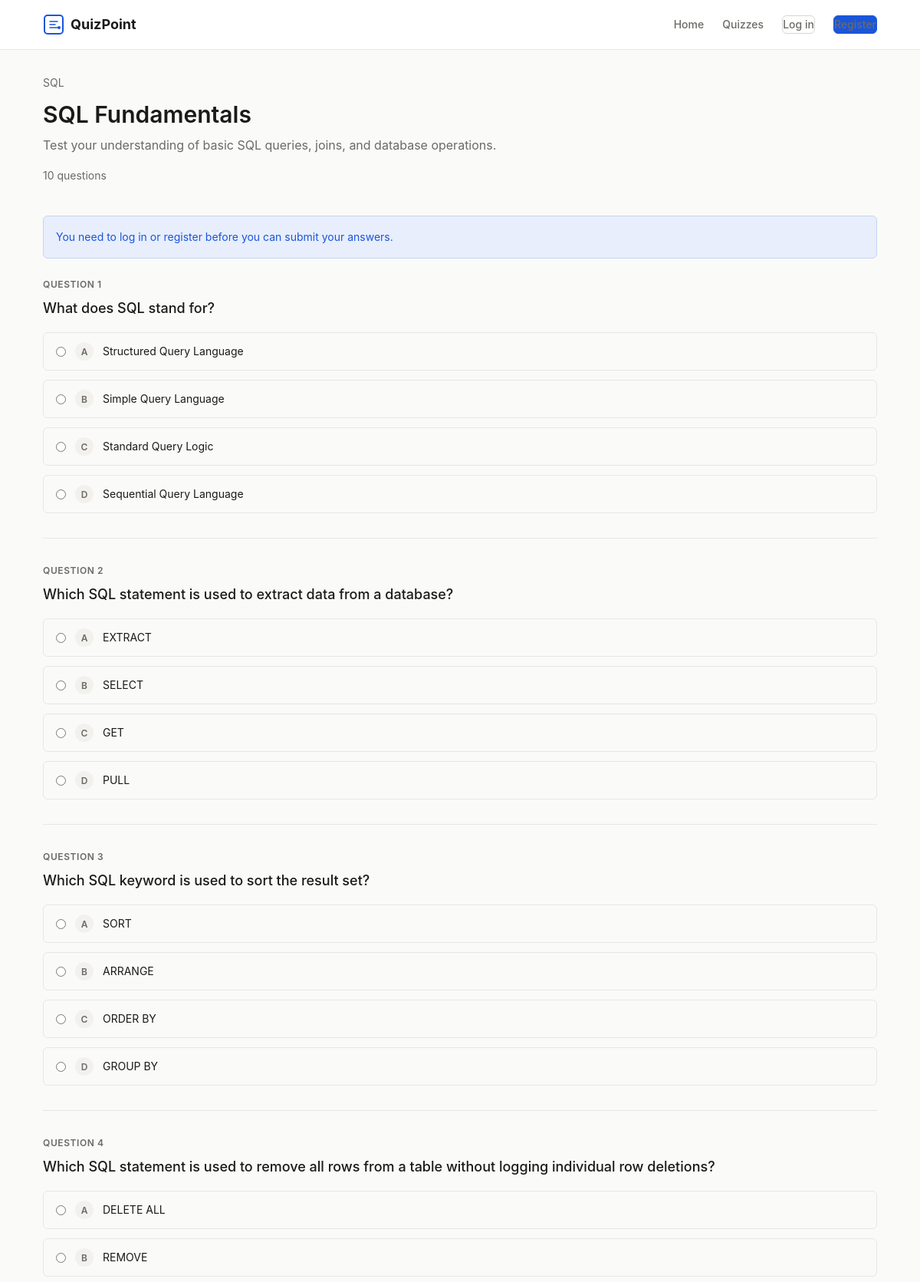
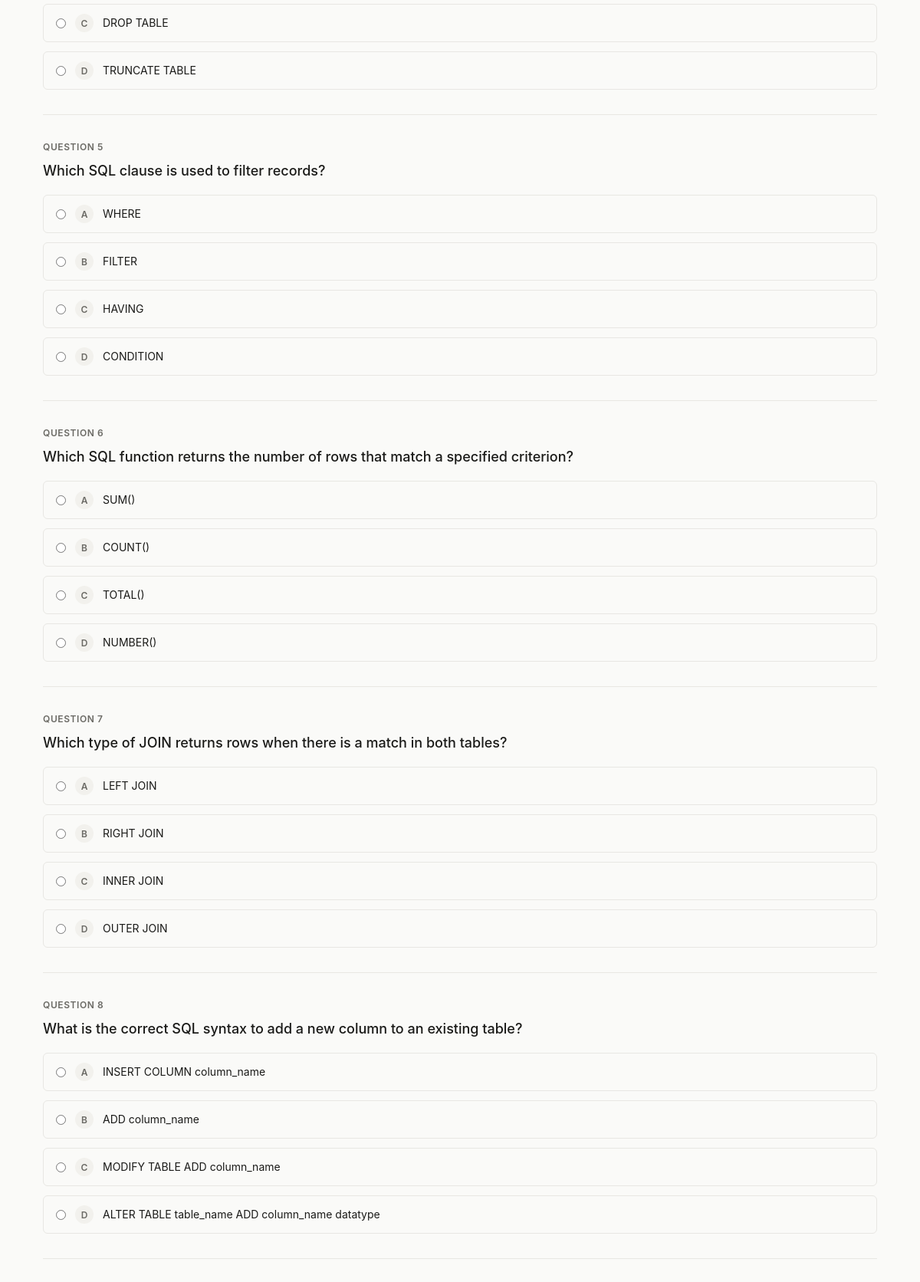
/quiz.php?id=2 (upper part), run on the app's committed database (2 pictures, top to bottom).
### tables this page shows
CREATE TABLE quizzes (
  quiz_id INT UNSIGNED AUTO_INCREMENT PRIMARY KEY,
  title VARCHAR(255) NOT NULL,
  category_id INT UNSIGNED NOT NULL,
  description TEXT,
  status ENUM('active', 'inactive') NOT NULL DEFAULT 'active',
  created_at DATETIME NOT NULL DEFAULT CURRENT_TIMESTAMP,
  FOREIGN KEY (category_id) REFERENCES categories(category_id)
    ON DELETE RESTRICT ON UPDATE CASCADE,
  INDEX idx_category (category_id),
  INDEX idx_status (status)
);

CREATE TABLE categories (
  category_id INT UNSIGNED AUTO_INCREMENT PRIMARY KEY,
  category_name VARCHAR(100) NOT NULL UNIQUE
);

CREATE TABLE questions (
  question_id INT UNSIGNED AUTO_INCREMENT PRIMARY KEY,
  quiz_id INT UNSIGNED NOT NULL,
  question_text TEXT NOT NULL,
  option_a VARCHAR(500) NOT NULL,
  option_b VARCHAR(500) NOT NULL,
  option_c VARCHAR(500) NOT NULL,
  option_d VARCHAR(500) NOT NULL,
  correct_option ENUM('A', 'B', 'C', 'D') NOT NULL,
  FOREIGN KEY (quiz_id) REFERENCES quizzes(quiz_id)
    ON DELETE CASCADE ON UPDATE CASCADE,
  INDEX idx_quiz (quiz_id)
);

### includes/helpers.php (called while the page is built, shortened)
<?php
function e(?string $value): string
{
    return htmlspecialchars((string)$value, ENT_QUOTES, 'UTF-8');
}

### includes/auth.php (called while the page is built, shortened)
<?php
function isLoggedIn(): bool
{
    return !empty($_SESSION['user_id']);
}

### quiz.php (the view, shortened to what this page needs)
<?php
require_once __DIR__ . '/includes/auth.php';
require_once __DIR__ . '/includes/helpers.php';
$db = getDB();
$quizId = isset($_GET['id']) ? (int)$_GET['id'] : 0;
$stmt = $db->prepare(
    'SELECT q.*, c.category_name FROM quizzes q
     JOIN categories c ON q.category_id = c.category_id
     WHERE q.quiz_id = :id AND q.status = "active"'
);
$stmt->execute([':id' => $quizId]);
$quiz = $stmt->fetch();
$stmt = $db->prepare('SELECT question_id, question_text, option_a, option_b, option_c, option_d FROM questions WHERE quiz_id = :id ORDER BY question_id');
$stmt->execute([':id' => $quizId]);
$questions = $stmt->fetchAll();
require __DIR__ . '/includes/header.php';
?>
<div class="container">
    <div class="page-header">
        <div class="card-meta"><?= e($quiz['category_name']) ?></div>
        <h1><?= e($quiz['title']) ?></h1>
        <p><?= e($quiz['description']) ?></p>
        <p class="text-sm text-muted"><?= count($questions) ?> questions</p>
    </div>
    <?php if (!isLoggedIn()): ?>
        <div class="alert alert-info" role="alert">
            You need to <a href="<?= e(BASE_URL) ?>/login.php">log in</a> or
            <a href="<?= e(BASE_URL) ?>/register.php">register</a> before you can submit your answers.
        </div>
    <?php endif; ?>
    <form method="post" action="<?= e(BASE_URL) ?>/quiz.php?id=<?= (int)$quizId ?>" id="quiz-form">
        <?php foreach ($questions as $index => $q): ?>
            <div class="quiz-question">
                <div class="question-number">Question <?= $index + 1 ?></div>
                <p class="question-text"><?= e($q['question_text']) ?></p>
                <div class="option-group">
                    <?php
                    $options = [
                        'A' => $q['option_a'],
                        'B' => $q['option_b'],
                        'C' => $q['option_c'],
                        'D' => $q['option_d'],
                    ];
                    foreach ($options as $letter => $text):
                    ?>
                        <label class="option-label" for="q<?= (int)$q['question_id'] ?>_<?= $letter ?>">
                            <input type="radio"
                                   id="q<?= (int)$q['question_id'] ?>_<?= $letter ?>"
                                   name="q_<?= (int)$q['question_id'] ?>"
                                   value="<?= $letter ?>">
                            <span class="option-letter"><?= $letter ?></span>
                            <?= e($text) ?>
                        </label>
                    <?php endforeach; ?>
                </div>
            </div>
        <?php endforeach; ?>
    </form>
</div>
<?php require __DIR__ . '/includes/footer.php'; ?>

### assets/css/style.css (style rules this page uses)
:root { --color-bg: #fafaf8; --color-bg-alt: #f2f1ed; --color-surface: #ffffff; --color-border: #d8d6d0; --color-border-light:#e8e7e3; --color-text: #1a1a18; --color-text-muted: #6b6a65; --color-accent: #1a56db; --color-accent-hover:#1547b8; --color-accent-light:#e8eefb; --color-success: #16794a; --color-success-bg: #e7f6ee; --color-error: #c43333; --color-error-bg: #fce8e8; --color-warning: #b45309; --color-warning-bg: #fef3e2; --font-family: -apple-system, BlinkMacSystemFont, "Segoe UI", Roboto, "Helvetica Neue", Arial, sans-serif, "Apple Color Emoji", "Segoe UI Emoji"; --font-mono: "SFMono-Regular", Consolas, "Liberation Mono", Menlo, monospace; --text-xs: 0.75rem; --text-sm: 0.875rem; --text-base: 1rem; --text-lg: 1.125rem; --text-xl: 1.25rem; --text-2xl: 1.5rem; --text-3xl: 1.875rem; --text-4xl: 2.25rem; --leading-tight: 1.25; --leading-normal: 1.6; --space-1: 0.25rem; --space-2: 0.5rem; --space-3: 0.75rem; --space-4: 1rem; --space-5: 1.25rem; --space-6: 1.5rem; --space-8: 2rem; --space-10: 2.5rem; --space-12: 3rem; --space-16: 4rem; --space-20: 5rem; --radius-sm: 4px; --radius-md: 6px; --radius-lg: 8px; --shadow-sm: 0 1px 2px rgba(26, 26, 24, 0.06); --shadow-md: 0 2px 6px rgba(26, 26, 24, 0.08); --transition: 150ms ease; --container-max: 1120px; }
*, *::before, *::after { box-sizing: border-box; margin: 0; padding: 0; }
html { font-size: 100%; -webkit-text-size-adjust: 100%; scroll-behavior: smooth; }
body { font-family: var(--font-family); font-size: var(--text-base); line-height: var(--leading-normal); color: var(--color-text); background-color: var(--color-bg); min-height: 100vh; display: flex; flex-direction: column; -webkit-font-smoothing: antialiased; -moz-osx-font-smoothing: grayscale; }
a { color: var(--color-accent); text-decoration: none; transition: color var(--transition); }
.container { width: 100%; max-width: var(--container-max); margin: 0 auto; padding: 0 var(--space-4); }
h1, h2, h3, h4, h5, h6 { line-height: var(--leading-tight); font-weight: 600; color: var(--color-text); }
h1 { font-size: var(--text-3xl); margin-bottom: var(--space-6); }
p { margin-bottom: var(--space-4); }
.text-muted { color: var(--color-text-muted); }
.text-sm { font-size: var(--text-sm); }
.card-meta { font-size: var(--text-sm); color: var(--color-text-muted); margin-bottom: var(--space-3); }
.alert { padding: var(--space-4); border-radius: var(--radius-md); font-size: var(--text-sm); margin-bottom: var(--space-6); border: 1px solid transparent; }
.alert-info { background-color: var(--color-accent-light); color: var(--color-accent); border-color: #c5d5f5; }
.page-header { padding: var(--space-8) 0 var(--space-6); }
.page-header h1 { margin-bottom: var(--space-2); }
.page-header p { color: var(--color-text-muted); max-width: 600px; }
.quiz-question { margin-bottom: var(--space-8); padding-bottom: var(--space-8); border-bottom: 1px solid var(--color-border-light); }
.question-number { font-size: var(--text-xs); font-weight: 600; color: var(--color-text-muted); text-transform: uppercase; letter-spacing: 0.05em; margin-bottom: var(--space-2); }
.question-text { font-size: var(--text-lg); font-weight: 500; margin-bottom: var(--space-4); }
.option-group { display: flex; flex-direction: column; gap: var(--space-3); }
.option-label { display: flex; align-items: center; gap: var(--space-3); padding: var(--space-3) var(--space-4); border: 1px solid var(--color-border-light); border-radius: var(--radius-md); cursor: pointer; transition: border-color var(--transition), background-color var(--transition); font-size: var(--text-sm); }
.option-label input[type="radio"] { accent-color: var(--color-accent); flex-shrink: 0; }
.option-letter { display: inline-flex; align-items: center; justify-content: center; width: 24px; height: 24px; border-radius: 50%; background-color: var(--color-bg-alt); font-size: var(--text-xs); font-weight: 600; color: var(--color-text-muted); flex-shrink: 0; }

### data on the page
quizzes: category.category_name "SQL", title "SQL Fundamentals", description "Test your understanding of basic SQL queries, joins, and database operations."
questions: question_text "What does SQL stand for?", letter "A", option_a "Structured Query Language", letter "B", option_b "Simple Query Language", letter "C", option_c "Standard Query Logic", letter "D", option_d "Sequential Query Language"
questions: question_text "Which SQL statement is used to extract data from a database?", letter "A", option_a "EXTRACT", letter "B", option_b "SELECT", letter "C", option_c "GET", letter "D", option_d "PULL"
questions: question_text "Which SQL keyword is used to sort the result set?", letter "A", option_a "SORT", letter "B", option_b "ARRANGE", letter "C", option_c "ORDER BY", letter "D", option_d "GROUP BY"
questions: question_text "Which SQL statement is used to remove all rows from a table without logging individual row deletions?", letter "A", option_a "DELETE ALL", letter "B", option_b "REMOVE", letter "C", option_c "DROP TABLE", letter "D", option_d "TRUNCATE TABLE"
questions: question_text "Which SQL clause is used to filter records?", letter "A", option_a "WHERE", letter "B", option_b "FILTER", letter "C", option_c "HAVING", letter "D", option_d "CONDITION"
questions: question_text "Which SQL function returns the number of rows that match a specified criterion?", letter "A", option_a "SUM()", letter "B", option_b "COUNT()", letter "C", option_c "TOTAL()", letter "D", option_d "NUMBER()"
questions: question_text "Which type of JOIN returns rows when there is a match in both tables?", letter "A", option_a "LEFT JOIN", letter "B", option_b "RIGHT JOIN", letter "C", option_c "INNER JOIN", letter "D", option_d "OUTER JOIN"
questions: question_text "What is the correct SQL syntax to add a new column to an existing table?", letter "A", option_a "INSERT COLUMN column_name", letter "B", option_b "ADD column_name", letter "C", option_c "MODIFY TABLE ADD column_name", letter "D", option_d "ALTER TABLE table_name ADD column_name datatype"

### other printed values
SITE_NAME "QuizPoint"
count($questions) "10"
